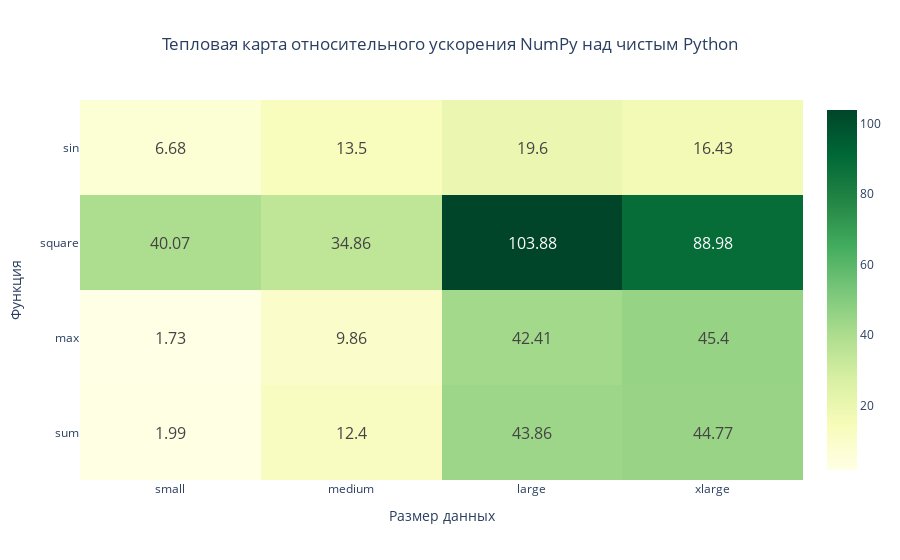

The code cell stored with this chart in its notebook:
### Code cell
# Строим сводную таблицу времени выполнения
pivot_time = df.pivot_table(index='function', columns='size', values='time', observed=True)

# Вычисляем ускорение (speedup) для каждой функции и размера
speedup_data = []
sizes = list(pivot_time.columns)
functions = list(set(map(lambda x: x.split("_")[1], pivot_time.index)))

for func in functions:
    row = []
    for size in sizes:
        py_time = pivot_time.loc[f'py_{func}', size]
        np_time = pivot_time.loc[f'np_{func}', size]
        speedup = py_time / np_time if np_time > 0 else 0
        row.append(speedup)
    speedup_data.append(row)

# Создаем DataFrame для тепловой карты
speedup_df = pd.DataFrame(speedup_data, index=functions, columns=sizes)

fig = go.Figure(data=go.Heatmap(
    z=speedup_df.values,
    x=speedup_df.columns,
    y=speedup_df.index,
    text=np.round(speedup_df.values, 2),
    texttemplate='%{text}',
    textfont={"size": 16},
    colorscale = 'ylgn',
    hoverongaps=False,
    hovertemplate='<b>Функция</b>: %{y}<br>' +
                  '<b>Размер</b>: %{x}<br>' +
                  '<b>Ускорение</b>: %{z:.2f}x<br>' +
                  '<extra></extra>',))
# Настраиваем макет
fig.update_layout(
    title={
        'text': 'Тепловая карта относительного ускорения NumPy над чистым Python',
        'x': 0.5,
        'xanchor': 'center'
    },
    xaxis_title="Размер данных",
    yaxis_title="Функция",
)

fig.show()

### Figure 1 — Plotly figure (JSON) as saved in the notebook; plotly's stock layout.template omitted (floating-point values rounded to 4 significant figures)
{"data": [{"colorscale": [[0, "rgb(255,255,229)"], [0.125, "rgb(247,252,185)"], [0.25, "rgb(217,240,163)"], [0.375, "rgb(173,221,142)"], [0.5, "rgb(120,198,121)"], [0.625, "rgb(65,171,93)"], [0.75, "rgb(35,132,67)"], [0.875, "rgb(0,104,55)"], [1, "rgb(0,69,41)"]], "hoverongaps": false, "hovertemplate": "<b>Функция</b>: %{y}<br><b>Размер</b>: %{x}<br><b>Ускорение</b>: %{z:.2f}x<br><extra></extra>", "text": [[1.99, 12.4, 43.86, 44.77], [1.73, 9.86, 42.41, 45.4], [40.07, 34.86, 103.9, 88.98], [6.68, 13.5, 19.6, 16.43]], "textfont": {"size": 16}, "texttemplate": "%{text}", "type": "heatmap", "x": ["small", "medium", "large", "xlarge"], "y": ["sum", "max", "square", "sin"], "z": [[1.994, 12.4, 43.86, 44.77], [1.732, 9.857, 42.41, 45.4], [40.07, 34.86, 103.9, 88.98], [6.682, 13.5, 19.6, 16.43]]}], "layout": {"title": {"text": "Тепловая карта относительного ускорения NumPy над чистым Python", "x": 0.5, "xanchor": "center"}, "xaxis": {"title": {"text": "Размер данных"}}, "yaxis": {"title": {"text": "Функция"}}}}
